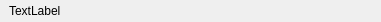
<?xml version="1.0" encoding="UTF-8"?>
<ui version="4.0">
 <class>TitleArea</class>
 <widget class="QWidget" name="TitleArea">
  <property name="geometry">
   <rect>
    <x>0</x>
    <y>0</y>
    <width>381</width>
    <height>21</height>
   </rect>
  </property>
  <property name="windowTitle">
   <string>Form</string>
  </property>
  <layout class="QVBoxLayout" name="verticalLayout">
   <property name="spacing">
    <number>0</number>
   </property>
   <property name="leftMargin">
    <number>0</number>
   </property>
   <property name="topMargin">
    <number>0</number>
   </property>
   <property name="rightMargin">
    <number>0</number>
   </property>
   <property name="bottomMargin">
    <number>0</number>
   </property>
   <item>
    <widget class="QStackedWidget" name="stackedWidget">
     <property name="currentIndex">
      <number>0</number>
     </property>
     <widget class="QWidget" name="page">
      <layout class="QVBoxLayout" name="verticalLayout_2">
       <property name="spacing">
        <number>0</number>
       </property>
       <property name="topMargin">
        <number>0</number>
       </property>
       <property name="rightMargin">
        <number>0</number>
       </property>
       <property name="bottomMargin">
        <number>0</number>
       </property>
       <item>
        <widget class="QLabel" name="showLabel">
         <property name="text">
          <string>TextLabel</string>
         </property>
        </widget>
       </item>
      </layout>
     </widget>
     <widget class="QWidget" name="page_2">
      <layout class="QVBoxLayout" name="verticalLayout_3">
       <property name="spacing">
        <number>0</number>
       </property>
       <property name="topMargin">
        <number>0</number>
       </property>
       <property name="rightMargin">
        <number>0</number>
       </property>
       <property name="bottomMargin">
        <number>0</number>
       </property>
       <item>
        <widget class="QLineEdit" name="editLine"/>
       </item>
      </layout>
     </widget>
    </widget>
   </item>
  </layout>
 </widget>
 <resources/>
 <connections/>
</ui>
